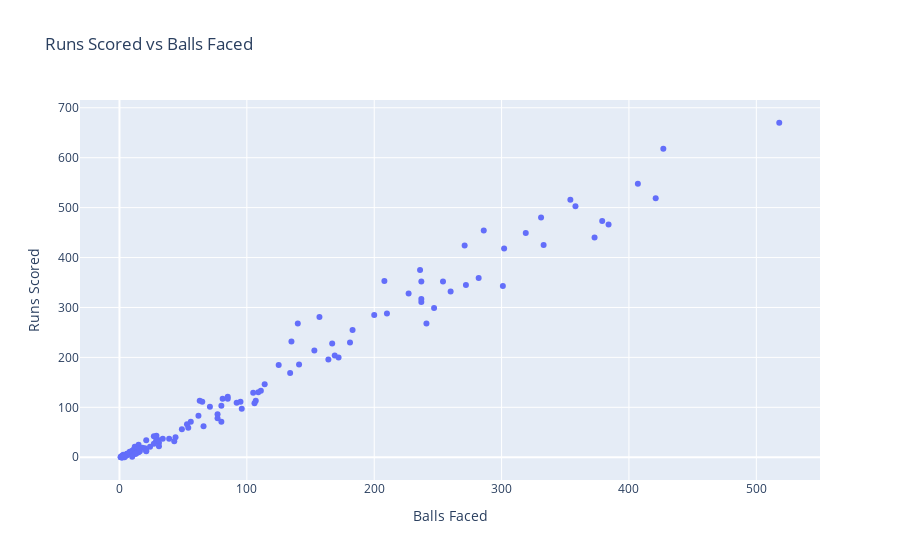

The notebook cell saved with this chart:
### Code cell
#import plotly.graph_objs as go

x = ipl_data['BF'] # Balls Faced
y = ipl_data['Runs'] # Runs Scored

trace = go.Scatter(
    x = x,
    y = y,
    mode = 'markers'
)

data = [trace]

layout = go.Layout(
    title = 'Runs Scored vs Balls Faced',
    xaxis = dict(title = 'Balls Faced'),
    yaxis = dict(title = 'Runs Scored')
)

fig = go.Figure(data=data, layout=layout)

fig.show()

### Figure 1 — Plotly figure (JSON) as saved in the notebook; plotly's stock layout.template omitted (floating-point values rounded to 4 significant figures; data arrays with more than 128 entries replaced by an {"elided": "..."} marker saying what was removed)
{"data": [{"mode": "markers", "type": "scatter", "x": {"elided": "133 int values"}, "y": {"elided": "133 int values"}}], "layout": {"title": {"text": "Runs Scored vs Balls Faced"}, "xaxis": {"title": {"text": "Balls Faced"}}, "yaxis": {"title": {"text": "Runs Scored"}}}}
